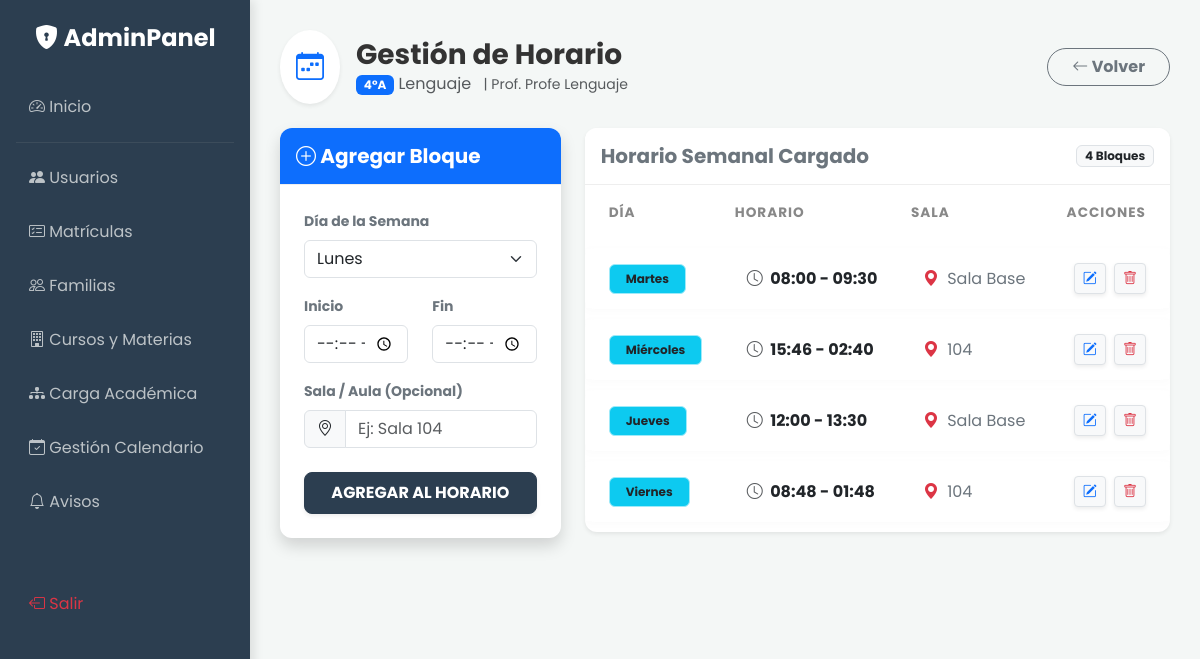
The page /admin/horarios.php?id=2 (signed in) on the database its author committed.
### tables this page shows
CREATE TABLE `cursos` (
  `id` int(11) NOT NULL,
  `nombre` varchar(50) NOT NULL
);

CREATE TABLE `asignaturas` (
  `id` int(11) NOT NULL,
  `nombre` varchar(50) NOT NULL
);

CREATE TABLE `usuarios` (
  `id` int(11) NOT NULL,
  `nombre` varchar(100) NOT NULL,
  `email` varchar(100) NOT NULL,
  `password` varchar(255) NOT NULL,
  `rol` enum('director','profesor','alumno','apoderado','administrador') NOT NULL,
  `foto` varchar(255) DEFAULT 'default.jpg',
  `created_at` timestamp NOT NULL DEFAULT current_timestamp()
);

CREATE TABLE `horarios` (
  `id` int(11) NOT NULL,
  `programacion_id` int(11) NOT NULL,
  `dia` enum('Lunes','Martes','Miércoles','Jueves','Viernes') NOT NULL,
  `hora_inicio` time NOT NULL,
  `hora_fin` time NOT NULL,
  `aula` varchar(50) DEFAULT 'Sala Base',
  `estado` enum('activo','suspendido') DEFAULT 'activo'
);

### admin/horarios.php (the view, shortened to what this page needs)
<?php
require '../config/db.php';
$prog_id = $_GET['id'];
$datos_editar = null;
$info = $pdo->query("SELECT c.nombre as curso, a.nombre as materia, u.nombre as profe, u.foto
                     FROM programacion_academica pa
                     JOIN cursos c ON pa.curso_id = c.id
                     JOIN asignaturas a ON pa.asignatura_id = a.id
                     JOIN usuarios u ON pa.profesor_id = u.id
                     WHERE pa.id = $prog_id")->fetch();
$sqlH = "SELECT * FROM horarios WHERE programacion_id = ?
         ORDER BY FIELD(dia, 'Lunes', 'Martes', 'Miércoles', 'Jueves', 'Viernes'), hora_inicio";
$stmtH = $pdo->prepare($sqlH);
$stmtH->execute([$prog_id]);
$horarios_actuales = $stmtH->fetchAll();
?>
<!DOCTYPE html>
<html lang="es">
<head>
    <link href="https://cdn.jsdelivr.net/npm/bootstrap@5.3.0/dist/css/bootstrap.min.css" rel="stylesheet">
    <link rel="stylesheet" href="https://cdn.jsdelivr.net/npm/bootstrap-icons@1.10.5/font/bootstrap-icons.css">
    <link href="../assets/css/style.css" rel="stylesheet">
</head>
<body>
    <?php include '../includes/sidebar_admin.php'; ?>
    <div class="main-content">
        <div class="d-flex justify-content-between align-items-center mb-4">
            <div class="d-flex align-items-center">
                <div class="bg-white p-3 rounded-circle shadow-sm me-3 text-primary">
                    <i class="bi bi-calendar-week fs-3"></i>
                </div>
                <div>
                    <h3 class="fw-bold mb-0">Gestión de Horario</h3>
                    <p class="text-muted mb-0">
                        <span class="badge bg-primary"><?php echo $info['curso']; ?></span>
                        <?php echo $info['materia']; ?>
                        <small class="text-muted ms-2">| Prof. <?php echo $info['profe']; ?></small>
                    </p>
                </div>
            </div>
            <a href="asignacion.php" class="btn btn-outline-secondary rounded-pill px-4 fw-bold">
                <i class="bi bi-arrow-left"></i> Volver
            </a>
        </div>
        <div class="row">
            <div class="col-lg-4 mb-4">
                <div class="card shadow border-0 sticky-top" style="top: 20px; z-index: 1;">
                    <div class="card-header <?php echo $datos_editar ? 'bg-warning text-dark' : 'bg-primary text-white'; ?> py-3">
                        <h5 class="mb-0 fw-bold">
                            <?php echo $datos_editar ? '<i class="bi bi-pencil-square"></i> Editando Bloque' : '<i class="bi bi-plus-circle"></i> Agregar Bloque'; ?>
                        </h5>
                    </div>
                    <div class="card-body p-4">
                        <form method="POST" action="horarios.php?id=<?php echo $prog_id; ?>">
                            <div class="mb-3">
                                <label class="form-label fw-bold text-secondary small">Día de la Semana</label>
                                <select name="dia" class="form-select" required>
                                    <?php
                                    $dias = ['Lunes', 'Martes', 'Miércoles', 'Jueves', 'Viernes'];
                                    foreach($dias as $d):
                                        $selected = ($datos_editar && $datos_editar['dia'] == $d) ? 'selected' : '';
                                    ?>
                                        <option value="<?php echo $d; ?>" <?php echo $selected; ?>><?php echo $d; ?></option>
                                    <?php endforeach; ?>
                                </select>
                            </div>
                            <div class="row">
                                <div class="col-6 mb-3">
                                    <label class="form-label fw-bold text-secondary small">Inicio</label>
                                    <input type="time" name="inicio" class="form-control" required
                                           value="<?php echo $datos_editar['hora_inicio'] ?? ''; ?>">
                                </div>
                                <div class="col-6 mb-3">
                                    <label class="form-label fw-bold text-secondary small">Fin</label>
                                    <input type="time" name="fin" class="form-control" required
                                           value="<?php echo $datos_editar['hora_fin'] ?? ''; ?>">
                                </div>
                            </div>
                            <div class="mb-4">
                                <label class="form-label fw-bold text-secondary small">Sala / Aula (Opcional)</label>
                                <div class="input-group">
                                    <span class="input-group-text bg-light"><i class="bi bi-geo-alt"></i></span>
                                    <input type="text" name="aula" class="form-control" placeholder="Ej: Sala 104"
                                           value="<?php echo $datos_editar['aula'] ?? ''; ?>">
                                </div>
                            </div>
                            <div class="d-grid gap-2">
                                <button type="submit" class="btn <?php echo $datos_editar ? 'btn-warning' : 'btn-primary'; ?> fw-bold py-2 shadow-sm">
                                    <?php echo $datos_editar ? 'GUARDAR CAMBIOS' : 'AGREGAR AL HORARIO'; ?>
                                </button>
                            </div>
                        </form>
                    </div>
                </div>
            </div>
            <div class="col-lg-8">
                <div class="card shadow-sm border-0">
                    <div class="card-header bg-white py-3 d-flex justify-content-between align-items-center">
                        <h5 class="mb-0 fw-bold text-secondary">Horario Semanal Cargado</h5>
                        <span class="badge bg-light text-dark border"><?php echo count($horarios_actuales); ?> Bloques</span>
                    </div>
                    <div class="card-body p-0">
                        <div class="table-responsive">
                            <table class="table table-modern table-hover mb-0 align-middle">
                                <thead class="bg-light">
                                    <tr>
                                        <th class="ps-4">Día</th>
                                        <th>Horario</th>
                                        <th>Sala</th>
                                        <th class="text-end pe-4">Acciones</th>
                                    </tr>
                                </thead>
                                <tbody>
                                    <?php foreach($horarios_actuales as $h): ?>
                                        <tr class="<?php echo ($datos_editar && $datos_editar['id'] == $h['id']) ? 'table-warning' : ''; ?>">
                                            <td class="ps-4">
                                                <span class="badge bg-info text-dark border border-info-subtle px-3 py-2">
                                                    <?php echo $h['dia']; ?>
                                                </span>
                                            </td>
                                            <td class="fw-bold text-dark">
                                                <i class="bi bi-clock text-muted me-1"></i>
                                                <?php echo substr($h['hora_inicio'], 0, 5) . " - " . substr($h['hora_fin'], 0, 5); ?>
                                            </td>
                                            <td class="text-secondary">
                                                <?php echo $h['aula'] ? '<i class="bi bi-geo-alt-fill text-danger me-1"></i> '.$h['aula'] : '<span class="text-muted small">N/A</span>'; ?>
                                            </td>
                                            <td class="text-end pe-4">
                                                <a href="horarios.php?id=<?php echo $prog_id; ?>&editar=<?php echo $h['id']; ?>"
                                                   class="btn btn-sm btn-light text-primary border me-1 shadow-sm" title="Editar Bloque">
                                                    <i class="bi bi-pencil-square"></i>
                                                </a>
                                                <a href="horarios.php?id=<?php echo $prog_id; ?>&borrar=<?php echo $h['id']; ?>"
                                                   class="btn btn-sm btn-light text-danger border shadow-sm"
                                                   onclick="return confirm('¿Eliminar este bloque del horario?');"
                                                   title="Eliminar">
                                                    <i class="bi bi-trash"></i>
                                                </a>
                                            </td>
                                        </tr>
                                    <?php endforeach; ?>
                                </tbody>
                            </table>
                        </div>
                    </div>
                </div>
            </div>
        </div>
    </div>
</body>
</html>

### assets/css/style.css (style rules this page uses)
:root { --primary-color: #2c3e50; --secondary-color: #34495e; --accent-color: #1abc9c; --bg-light: #f4f7f6; --text-dark: #333; --sidebar-width: 250px; }
body { font-family: 'Poppins', sans-serif; background-color: var(--bg-light); color: var(--text-dark); }
.card { border: none; border-radius: 12px; box-shadow: 0 4px 20px rgba(0,0,0,0.05); transition: transform 0.3s ease, box-shadow 0.3s ease; }
.card-header { background-color: #fff; border-bottom: 1px solid #eee; font-weight: 600; border-radius: 12px 12px 0 0 !important; }
.btn-primary { background-color: var(--primary-color); border-color: var(--primary-color); padding: 10px 20px; border-radius: 8px; }
.main-content { margin-left: var(--sidebar-width); padding: 30px; }
.table-modern { border-collapse: separate; border-spacing: 0 10px; }
.table-modern thead th { border: none; text-transform: uppercase; font-size: 0.85rem; letter-spacing: 1px; color: #888; padding-bottom: 15px; }
.table-modern tbody tr { background-color: white; box-shadow: 0 2px 10px rgba(0,0,0,0.02); transition: transform 0.2s; }
.table-modern td { border: none; padding: 15px 20px; vertical-align: middle; }
.table-modern td:first-child { border-top-left-radius: 10px; border-bottom-left-radius: 10px; }
.table-modern td:last-child { border-top-right-radius: 10px; border-bottom-right-radius: 10px; }

### rows shown on the page
cursos: nombre "4°A", asignaturas.nombre "Lenguaje", usuarios.nombre "Profe Lenguaje"
horarios: dia "Martes", hora_inicio "08:00", hora_fin "09:30", aula "Sala Base"
horarios: dia "Miércoles", hora_inicio "15:46", hora_fin "02:40", aula "104"
horarios: dia "Jueves", hora_inicio "12:00", hora_fin "13:30", aula "Sala Base"
horarios: dia "Viernes", hora_inicio "08:48", hora_fin "01:48", aula "104"

### other values the page prints
count($horarios_actuales) "4"
form field dia "Lunes"
